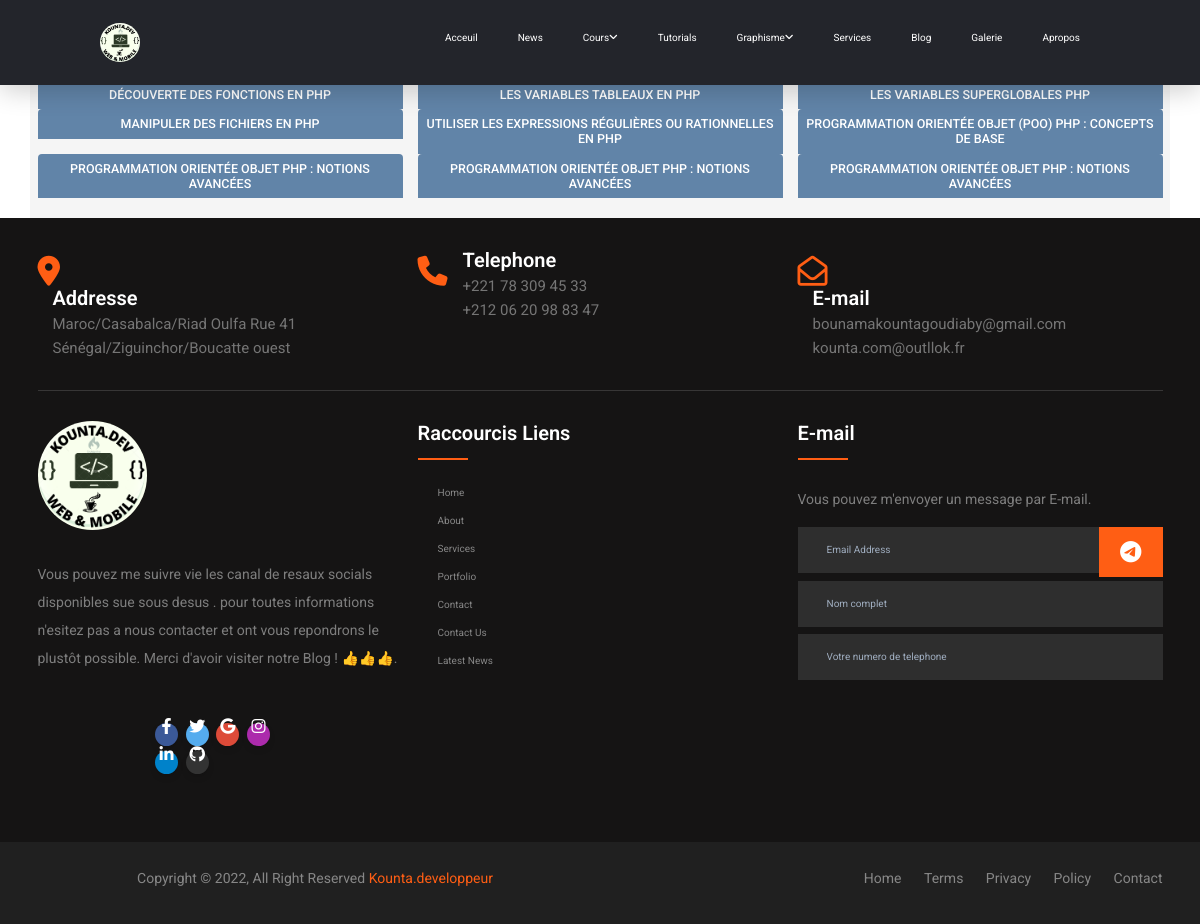
/php, run on an earlier commit of the app's database.
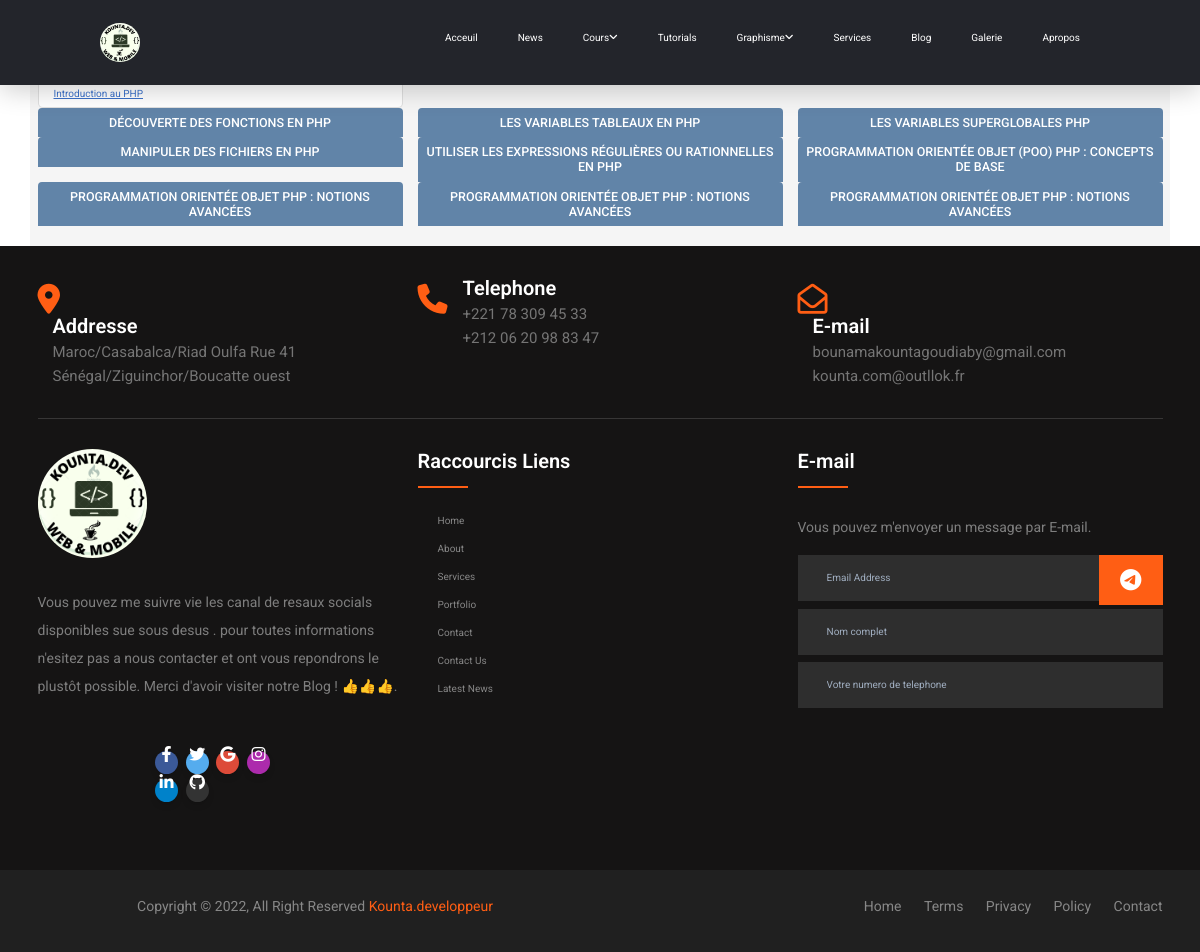
And on a later commit of the database.
### blog/models.py (models this page shows, shortened)
class coursphp(models.Model):
    categorie = models.ForeignKey(
        Categoryphp, on_delete=models.SET_NULL, blank=True, null=True)
    title = models.CharField(max_length=500)
    description = models.TextField(max_length=50000)
    code = models.TextField(max_length=50000)
    resultat = models.TextField(max_length=50000)
    date_added = models.DateTimeField(auto_now_add=True)
    class Meta:
        ordering = ['date_added']

### blog/views.py (the view)
# urls.py: path("php", views.php, name="php"),
def php(request):
    data1 = coursphp.objects.filter(categorie_id=1).values()
    data2 = coursphp.objects.filter(categorie_id=2).values()
    data3 = coursphp.objects.filter(categorie_id=3).values()
    data4 = coursphp.objects.filter(categorie_id=4).values()
    data5 = coursphp.objects.filter(categorie_id=5).values()
    data6 = coursphp.objects.filter(categorie_id=6).values()
    data7 = coursphp.objects.filter(categorie_id=7).values()
    data8 = coursphp.objects.filter(categorie_id=8).values()
    data9 = coursphp.objects.filter(categorie_id=9).values()
    data10 = coursphp.objects.filter(categorie_id=10).values()
    data11 = coursphp.objects.filter(categorie_id=9).values()
    data12 = coursphp.objects.filter(categorie_id=10).values()
    return render(request, "blog/php/php.html", {"data1": data1, "data2": data2, "data3": data3, "data4": data4, "data5": data5, "data6": data6, "data7": data7, "data8": data8, "data9": data9, "data10": data10, "data11": data11, "data12": data12, })

### blog/templates/blog/php/php.html (shortened to what this page needs)
{% extends 'base.html' %} {% load static %} {% block content %}
<section class="services section container" id="services">
    <div class="row">
    <div class="col-lg-4">
        <div class="card-body">
            <h5 class="card-title ">Cours Python complet</h5>
            {% for dt1 in data1 %}
            <ul class="list-group">
                <li class="list-group-item"><a href="{% url 'phpdetail' dt1.title %}"class="underline">{{dt1.title}}</a></li>
            </ul>
            {% endfor %}
    </div>
</div>
<div class="col-lg-4">
        <div class="card-body">
            <h5 class="card-title ">DÉCOUVERTE DES VARIABLES EN PHP</h5>
    </div>
</div>
<div class="col-lg-4">
        <div class="card-body">
            <h5 class="card-title ">Présentation des conditions et des opérateurs de comparaison</h5>
    </div>
</div>
<div class="col-lg-4">
        <div class="card-body">
            <h5 class="card-title ">DÉCOUVERTE DES FONCTIONS EN PHP</h5>
    </div>
</div>
<div class="col-lg-4">
        <div class="card-body">
            <h5 class="card-title ">LES VARIABLES TABLEAUX EN PHP</h5>
    </div>
</div>
<div class="col-lg-4">
        <div class="card-body">
            <h5 class="card-title ">LES VARIABLES SUPERGLOBALES PHP</h5>
    </div>
</div>
<div class="col-lg-4">
        <div class="card-body">
            <h5 class="card-title ">    MANIPULER DES FICHIERS EN PHP</h5>
    </div>
</div>
<div class="col-lg-4">
        <div class="card-body">
            <h5 class="card-title "> UTILISER LES EXPRESSIONS RÉGULIÈRES OU RATIONNELLES EN PHP</h5>
    </div>
</div>
<div class="col-lg-4">
        <div class="card-body">
            <h5 class="card-title "> PROGRAMMATION ORIENTÉE OBJET (POO) PHP : CONCEPTS DE BASE</h5>
    </div>
</div>
<div class="col-lg-4">
        <div class="card-body">
            <h5 class="card-title ">  PROGRAMMATION ORIENTÉE OBJET PHP : NOTIONS AVANCÉES</h5>
    </div>
</div>
<div class="col-lg-4">
        <div class="card-body">
            <h5 class="card-title ">  PROGRAMMATION ORIENTÉE OBJET PHP : NOTIONS AVANCÉES</h5>
    </div>
</div>
<div class="col-lg-4">
        <div class="card-body">
            <h5 class="card-title ">  PROGRAMMATION ORIENTÉE OBJET PHP : NOTIONS AVANCÉES</h5>
    </div>
    </div>
</section>
{% endblock content %}

What changed in the data, as far as the page shows it:
added coursphp: title "Introduction au PHP"
